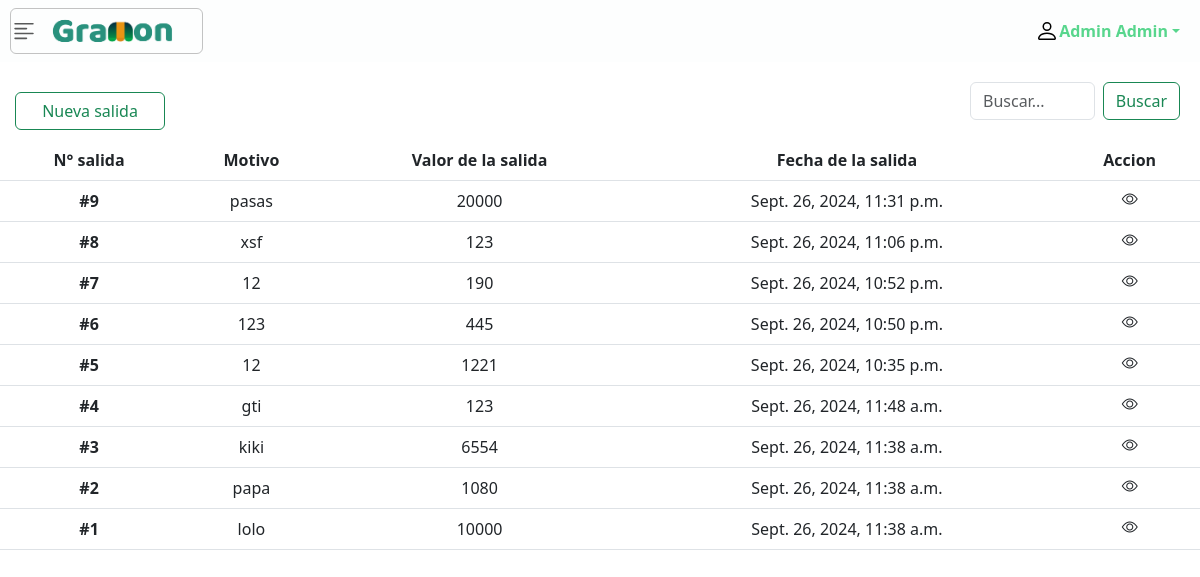
/list/departures (signed in), run on the app's committed database.
### apps/adminusers_app/models.py (models this page shows, shortened)
class User(AbstractUser):
    GENDER_CHOICES = (
        ('Masculino', 'Masculino'),
        ('Femenino', 'Femenino')
    )
    gender = models.CharField(max_length=10, blank=True, choices=GENDER_CHOICES)
    email = models.EmailField(("email address"), unique=True)
    REQUIRED_FIELDS = ['first_name', 'last_name', 'email','is_superuser']
    full_name = models.CharField(max_length=100, default="", editable=False)
    objects = USerManager()

### apps/Departures/models.py (models this page shows, shortened)
class Departures(models.Model):
    name = models.CharField(max_length=100)
    exit_price = models.DecimalField(max_digits=10, decimal_places=0)
    created_at = models.DateTimeField(auto_now_add=True)
    user = models.ForeignKey(User, on_delete=models.CASCADE)

### apps/Departures/views.py (the view)
# urls.py: path('list/departures',DeparturesListView.as_view() ,name='list_departures'),
class DeparturesListView(LoginRequiredMixin,ListView):
    model = Departures
    template_name = "departures/list_departures.html"
    context_object_name = 'history_departures'
    ordering = ['-id']
    paginate_by = 15
    login_url = reverse_lazy('user_app:login')

### templates/departures/list_departures.html (shortened to what this page needs)
{% extends 'base.html' %}
{% load static %}
{% block head %}
    <link rel="stylesheet" href="{% static 'css/departures_css/list_departures.css' %}">
{% endblock head %}
{% block content %}
    <div class="d-flex justify-content-between align-items-center" style="width: 100%;">
        <a style="width: 150px; text-align: center; margin-top: 20px; margin-left: 15px;" class="btn btn-outline-success" role="button" id="modal_add_departure">
            Nueva salida
        </a>
        <div class="d-flex" style="padding: 20px 20px; width: 250px;">
            <input class="form-control me-2" type="search" placeholder="Buscar..." aria-label="Search" name="search_departure" id="search_departure">
            <button class="btn btn-outline-success" id="botom_search_departure">Buscar</button>
        </div>
    </div>
    <div class="table-responsive">
        <table class="table table-hover" style="text-align: center;">
            <thead>
                <tr>
                    <th scope="col">N° salida</th>
                    <th scope="col">Motivo</th>
                    <th scope="col">Valor de la salida</th>
                    <th scope="col">Fecha de la salida</th>
                    <th scope="colgroup">Accion</th>
                </tr>
            </thead>
            <tbody class="showResults">
                {% for departure in history_departures%}
                <tr>
                    <th scope="row">#{{departure.id}}</th>
                    <td>{{departure.name}}</td>
                    <td>{{departure.exit_price}}</td>
                    <td>{{departure.created_at}}</td>
                    <td style="text-align: center;">
                        <i class="bi bi-eye visualizer" data-id="{{departure.id}}"></i>
                    </td>
                </tr>
                {% endfor %}
            </tbody>
        </table>
    </div>
{% endblock content %}

### templates/includes/nav.html (shortened to what this page needs)
{% load static %}
<nav class="navbar sticky-top container-fluid" id="nav_principal">
    <button class="navbar-toggler icon_principal" data-bs-toggle="offcanvas" data-bs-target="#dropdown_menu" aria-controls="dropdown_menu">
        <img src="{% static 'img/icon-gramon.png' %}" alt="GraMon" id="icon-gramon">
    </button>
    <div class="dropdown" id="icon-user">
        <a href="#" class="d-flex align-items-center text-decoration-none dropdown-toggle title_name"
            data-bs-toggle="dropdown" aria-expanded="false">
            <img src="{% static 'img/icons/person.svg' %}" alt="User" width="24" height="24">
            <strong>{{ request.user.first_name }} {{ request.user.last_name }}</strong>
        </a>
    </div>
</nav>

### static/css/includes/nav_style.css (style rules this page uses)
#nav_principal { background-color:#FDFEFE; }
.navbar-toggler.icon_principal { background-color: transparent; padding: 0; outline: none; }
#icon-gramon { width: 180px; margin-left: -20px; }
#icon-user { margin-right: 20px; }
.title_name { color: #58D68D; }
.navbar-toggler { border: none; padding: 0; background: none; }
.icon_principal { border: 1px solid rgba(136, 136, 136, 0.5); padding-left: 5px; margin-left: 10px; }

### static/css/base.css (style rules this page uses)
html, body { margin: 0; padding: 0; height: 100%; }
.content { min-height: 100vh; display: flex; flex-direction: column; }

### static/css/departures_css/list_departures.css (style rules this page uses)
.visualizer { cursor: pointer; display: inline-flex; align-items: center; justify-content: center; padding: 0; border: none; background: none; color: inherit; transition: transform 0.2s; }

### data on the page
User: user.first_name "Admin", user.last_name "Admin"
Departures: id "9", name "pasas", exit_price "20000", created_at "Sept. 26, 2024, 11:31 p.m."
Departures: id "8", name "xsf", exit_price "123", created_at "Sept. 26, 2024, 11:06 p.m."
Departures: id "7", name "12", exit_price "190", created_at "Sept. 26, 2024, 10:52 p.m."
Departures: id "6", name "123", exit_price "445", created_at "Sept. 26, 2024, 10:50 p.m."
Departures: id "5", name "12", exit_price "1221", created_at "Sept. 26, 2024, 10:35 p.m."
Departures: id "4", name "gti", exit_price "123", created_at "Sept. 26, 2024, 11:48 a.m."
Departures: id "3", name "kiki", exit_price "6554", created_at "Sept. 26, 2024, 11:38 a.m."
Departures: id "2", name "papa", exit_price "1080", created_at "Sept. 26, 2024, 11:38 a.m."
Departures: id "1", name "lolo", exit_price "10000", created_at "Sept. 26, 2024, 11:38 a.m."
